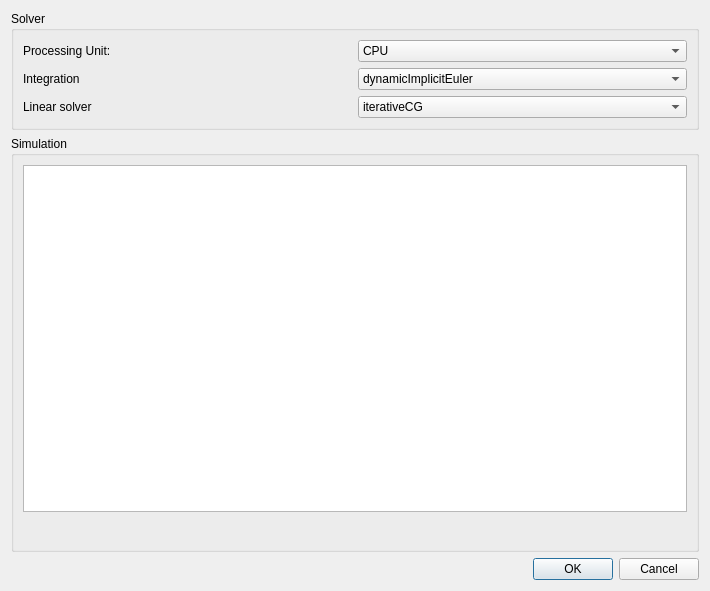
<?xml version="1.0" encoding="UTF-8"?>
<ui version="4.0">
 <class>Dialog</class>
 <widget class="QDialog" name="Dialog">
  <property name="geometry">
   <rect>
    <x>0</x>
    <y>0</y>
    <width>710</width>
    <height>591</height>
   </rect>
  </property>
  <property name="windowTitle">
   <string>Dialog</string>
  </property>
  <layout class="QVBoxLayout" name="verticalLayout_2">
   <item>
    <widget class="QGroupBox" name="grpSolver">
     <property name="title">
      <string>Solver</string>
     </property>
     <layout class="QGridLayout" name="gridLayout">
      <item row="0" column="0">
       <widget class="QLabel" name="lblProcessing">
        <property name="text">
         <string>Processing Unit:</string>
        </property>
       </widget>
      </item>
      <item row="0" column="1">
       <widget class="QComboBox" name="cboProcessingUnit">
        <property name="insertPolicy">
         <enum>QComboBox::NoInsert</enum>
        </property>
        <property name="sizeAdjustPolicy">
         <enum>QComboBox::AdjustToContents</enum>
        </property>
        <item>
         <property name="text">
          <string>CPU</string>
         </property>
        </item>
        <item>
         <property name="text">
          <string>GPU</string>
         </property>
        </item>
       </widget>
      </item>
      <item row="1" column="0">
       <widget class="QLabel" name="label_3">
        <property name="text">
         <string>Integration</string>
        </property>
       </widget>
      </item>
      <item row="1" column="1">
       <widget class="QComboBox" name="cboIntegration">
        <item>
         <property name="text">
          <string>dynamicImplicitEuler</string>
         </property>
        </item>
       </widget>
      </item>
      <item row="2" column="0">
       <widget class="QLabel" name="label_4">
        <property name="text">
         <string>Linear solver</string>
        </property>
       </widget>
      </item>
      <item row="2" column="1">
       <widget class="QComboBox" name="cboLinearSolver">
        <item>
         <property name="text">
          <string>iterativeCG</string>
         </property>
        </item>
       </widget>
      </item>
     </layout>
    </widget>
   </item>
   <item>
    <widget class="QGroupBox" name="groupBox_2">
     <property name="title">
      <string>Simulation</string>
     </property>
     <layout class="QVBoxLayout" name="verticalLayout">
      <item>
       <widget class="QTableView" name="tableView"/>
      </item>
      <item>
       <layout class="QHBoxLayout" name="horizontalLayout">
        <item>
         <spacer name="horizontalSpacer">
          <property name="orientation">
           <enum>Qt::Horizontal</enum>
          </property>
          <property name="sizeHint" stdset="0">
           <size>
            <width>40</width>
            <height>20</height>
           </size>
          </property>
         </spacer>
        </item>
        <item>
         <widget class="QPushButton" name="btnRemove">
          <property name="text">
           <string/>
          </property>
          <property name="icon">
           <iconset>
            <normaloff>:/icons/tango/16x16/list-remove.png</normaloff>:/icons/tango/16x16/list-remove.png</iconset>
          </property>
          <property name="flat">
           <bool>true</bool>
          </property>
         </widget>
        </item>
        <item>
         <widget class="QPushButton" name="btnAdd">
          <property name="text">
           <string/>
          </property>
          <property name="icon">
           <iconset>
            <normaloff>:/icons/tango/16x16/list-add.png</normaloff>:/icons/tango/16x16/list-add.png</iconset>
          </property>
          <property name="flat">
           <bool>true</bool>
          </property>
         </widget>
        </item>
       </layout>
      </item>
     </layout>
    </widget>
   </item>
   <item>
    <widget class="QDialogButtonBox" name="buttonBox">
     <property name="orientation">
      <enum>Qt::Horizontal</enum>
     </property>
     <property name="standardButtons">
      <set>QDialogButtonBox::Cancel|QDialogButtonBox::Ok</set>
     </property>
    </widget>
   </item>
  </layout>
 </widget>
 <resources>
  <include location="src/theme.qrc"/>
 </resources>
 <connections>
  <connection>
   <sender>buttonBox</sender>
   <signal>accepted()</signal>
   <receiver>Dialog</receiver>
   <slot>accept()</slot>
   <hints>
    <hint type="sourcelabel">
     <x>248</x>
     <y>254</y>
    </hint>
    <hint type="destinationlabel">
     <x>157</x>
     <y>274</y>
    </hint>
   </hints>
  </connection>
  <connection>
   <sender>buttonBox</sender>
   <signal>rejected()</signal>
   <receiver>Dialog</receiver>
   <slot>reject()</slot>
   <hints>
    <hint type="sourcelabel">
     <x>316</x>
     <y>260</y>
    </hint>
    <hint type="destinationlabel">
     <x>286</x>
     <y>274</y>
    </hint>
   </hints>
  </connection>
 </connections>
</ui>
